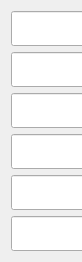
   <widget class="QWidget" name="layoutWidget">
    <property name="geometry">
     <rect>
      <x>905</x>
      <y>21</y>
      <width>69</width>
      <height>206</height>
     </rect>
    </property>
    <layout class="QFormLayout" name="formLayout">
     <item row="0" column="0">
      <widget class="QLineEdit" name="campo_certificados_semana_1">
       <property name="font">
        <font>
         <family>Century Gothic</family>
         <pointsize>14</pointsize>
         <weight>75</weight>
         <italic>false</italic>
         <bold>true</bold>
        </font>
       </property>
       <property name="text">
        <string/>
       </property>
       <property name="alignment">
        <set>Qt::AlignCenter</set>
       </property>
      </widget>
     </item>
     <item row="1" column="0">
      <widget class="QLineEdit" name="campo_certificados_semana_2">
       <property name="font">
        <font>
         <family>Century Gothic</family>
         <pointsize>14</pointsize>
         <weight>75</weight>
         <italic>false</italic>
         <bold>true</bold>
        </font>
       </property>
       <property name="text">
        <string/>
       </property>
       <property name="alignment">
        <set>Qt::AlignCenter</set>
       </property>
      </widget>
     </item>
     <item row="2" column="0">
      <widget class="QLineEdit" name="campo_certificados_semana_3">
       <property name="font">
        <font>
         <family>Century Gothic</family>
         <pointsize>14</pointsize>
         <weight>75</weight>
         <italic>false</italic>
         <bold>true</bold>
        </font>
       </property>
       <property name="text">
        <string/>
       </property>
       <property name="alignment">
        <set>Qt::AlignCenter</set>
       </property>
      </widget>
     </item>
     <item row="3" column="0">
      <widget class="QLineEdit" name="campo_certificados_semana_4">
       <property name="font">
        <font>
         <family>Century Gothic</family>
         <pointsize>14</pointsize>
         <weight>75</weight>
         <italic>false</italic>
         <bold>true</bold>
        </font>
       </property>
       <property name="text">
        <string/>
       </property>
       <property name="alignment">
        <set>Qt::AlignCenter</set>
       </property>
      </widget>
     </item>
     <item row="4" column="0">
      <widget class="QLineEdit" name="campo_certificados_semana_5">
       <property name="font">
        <font>
         <family>Century Gothic</family>
         <pointsize>14</pointsize>
         <weight>75</weight>
         <italic>false</italic>
         <bold>true</bold>
        </font>
       </property>
       <property name="text">
        <string/>
       </property>
       <property name="alignment">
        <set>Qt::AlignCenter</set>
       </property>
      </widget>
     </item>
     <item row="5" column="0">
      <widget class="QLineEdit" name="campo_certificados_mes">
       <property name="font">
        <font>
         <family>Century Gothic</family>
         <pointsize>14</pointsize>
         <weight>75</weight>
         <italic>false</italic>
         <bold>true</bold>
        </font>
       </property>
       <property name="text">
        <string/>
       </property>
       <property name="alignment">
        <set>Qt::AlignCenter</set>
       </property>
      </widget>
     </item>
    </layout>
   </widget>
